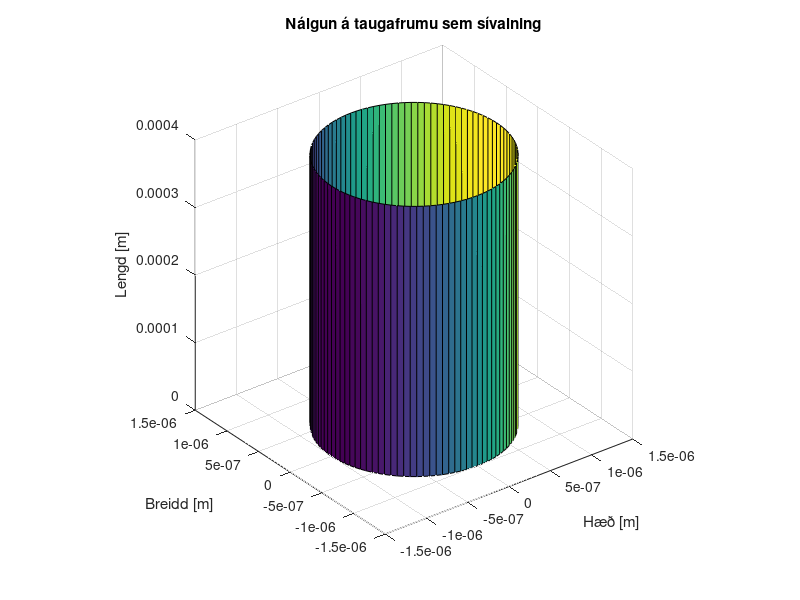

Reproduce this figure in MATLAB. (Note: this script raises an error after producing the figure.)
close all
d = 0.0002*10^(-2); % [m] 0.0002 cm
L = 0.04*10^(-2); % [m] 0.04cm

% Teikna upp nálgun á taugafrumu
r = d/2;
[X, Y, Z] = cylinder(r,100);
Z = Z*L;
C = X;
surf(X,Y,Z,C);
title("Nálgun á taugafrumu sem sívalning");
xlabel("Hæð [m]");
ylabel("Breidd [m]");
zlabel("Lengd [m]");
h = get(gca,'DataAspectRatio');
set(gca,'DataAspectRatio',[1 1 h(3)]);

exportgraphics(gcf,"Myndir/taugafruma_nalgun1.pdf")

% Nálgun 2 - Sigmoid
x = 0:L/4:L;        % [m]
a = 4.9466*10^(-6);  % [m] Tekið úr D6_VO.m
b = 5.7309*10^(-5);  % [m] Tekið úr D6_VO.m
d = sigmoid(x, L, a, b);
r = d/2;

figure(2);
[X, Y, Z] = cylinder(r,100);
Z = Z*L;
C = X;
surf(X,Y,Z,C);
title("Nálgun á taugafrumu með sigmoid þrepafalli");
xlabel("Hæð [m]");
ylabel("Breidd [m]");
zlabel("Lengd [m]");
h = get(gca,'DataAspectRatio');
set(gca,'DataAspectRatio',[1 1 h(3)]);

exportgraphics(gcf,"Myndir/taugafruma_nalgun2.pdf")

